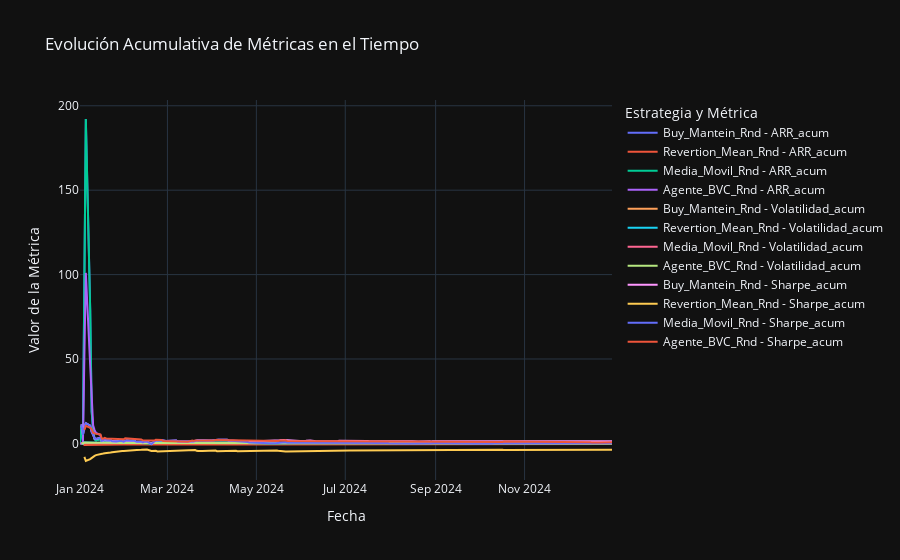

Notebook code cell kept with this figure:
### Markdown cell above
## Evolución Metricas

### Code cell
# Transformar el DataFrame a formato largo
df_melted = df_indice.melt(id_vars=['Date'], var_name='Estrategia', value_name='Rendimiento')

# Función para calcular métricas acumulativas
def calcular_metricas_acumulativas(df):
    df = df.sort_values('Date').copy()  # Asegurar orden cronológico
    df['ARR_acum'] = (1 + df['Rendimiento']).cumprod() ** (253 / df.index.to_series().diff().fillna(1).cumsum()) - 1
    df['Volatilidad_acum'] = df['Rendimiento'].expanding().std() * np.sqrt(252)
    df['Sharpe_acum'] = (df['Rendimiento'].expanding().mean() / df['Rendimiento'].expanding().std()) * np.sqrt(252)
    return df

# Aplicar función por estrategia
df_time_metrics = df_melted.groupby('Estrategia', group_keys=False).apply(calcular_metricas_acumulativas)

# Graficar la evolución de las métricas acumulativas
fig = go.Figure()
for metric in ['ARR_acum', 'Volatilidad_acum', 'Sharpe_acum']:
    for strategy in df_time_metrics['Estrategia'].unique():
        df_temp = df_time_metrics[df_time_metrics['Estrategia'] == strategy]
        fig.add_trace(go.Scatter(x=df_temp['Date'], y=df_temp[metric], mode='lines', name=f"{strategy} - {metric}"))

fig.update_layout(
    title="Evolución Acumulativa de Métricas en el Tiempo",
    xaxis_title="Fecha",
    yaxis_title="Valor de la Métrica",
    legend_title="Estrategia y Métrica",
    template="plotly_dark"
)

fig.show()

### Figure 1 — Plotly figure (JSON) as saved in the notebook; plotly's stock layout.template omitted (floating-point values rounded to 4 significant figures; data arrays with more than 128 entries replaced by an {"elided": "..."} marker saying what was removed)
{"data": [{"mode": "lines", "name": "Buy_Mantein_Rnd - ARR_acum", "type": "scatter", "x": {"elided": "253 str values"}, "y": {"elided": "253 float values"}}, {"mode": "lines", "name": "Revertion_Mean_Rnd - ARR_acum", "type": "scatter", "x": {"elided": "253 str values"}, "y": {"elided": "253 float values"}}, {"mode": "lines", "name": "Media_Movil_Rnd - ARR_acum", "type": "scatter", "x": {"elided": "253 str values"}, "y": {"elided": "253 float values"}}, {"mode": "lines", "name": "Agente_BVC_Rnd - ARR_acum", "type": "scatter", "x": {"elided": "253 str values"}, "y": {"elided": "253 float values"}}, {"mode": "lines", "name": "Buy_Mantein_Rnd - Volatilidad_acum", "type": "scatter", "x": {"elided": "253 str values"}, "y": {"elided": "253 float values"}}, {"mode": "lines", "name": "Revertion_Mean_Rnd - Volatilidad_acum", "type": "scatter", "x": {"elided": "253 str values"}, "y": {"elided": "253 float values"}}, {"mode": "lines", "name": "Media_Movil_Rnd - Volatilidad_acum", "type": "scatter", "x": {"elided": "253 str values"}, "y": {"elided": "253 float values"}}, {"mode": "lines", "name": "Agente_BVC_Rnd - Volatilidad_acum", "type": "scatter", "x": {"elided": "253 str values"}, "y": {"elided": "253 float values"}}, {"mode": "lines", "name": "Buy_Mantein_Rnd - Sharpe_acum", "type": "scatter", "x": {"elided": "253 str values"}, "y": {"elided": "253 float values"}}, {"mode": "lines", "name": "Revertion_Mean_Rnd - Sharpe_acum", "type": "scatter", "x": {"elided": "253 str values"}, "y": {"elided": "253 float values"}}, {"mode": "lines", "name": "Media_Movil_Rnd - Sharpe_acum", "type": "scatter", "x": {"elided": "253 str values"}, "y": {"elided": "253 float values"}}, {"mode": "lines", "name": "Agente_BVC_Rnd - Sharpe_acum", "type": "scatter", "x": {"elided": "253 str values"}, "y": {"elided": "253 float values"}}], "layout": {"legend": {"title": {"text": "Estrategia y Métrica"}}, "title": {"text": "Evolución Acumulativa de Métricas en el Tiempo"}, "xaxis": {"title": {"text": "Fecha"}}, "yaxis": {"title": {"text": "Valor de la Métrica"}}}}
